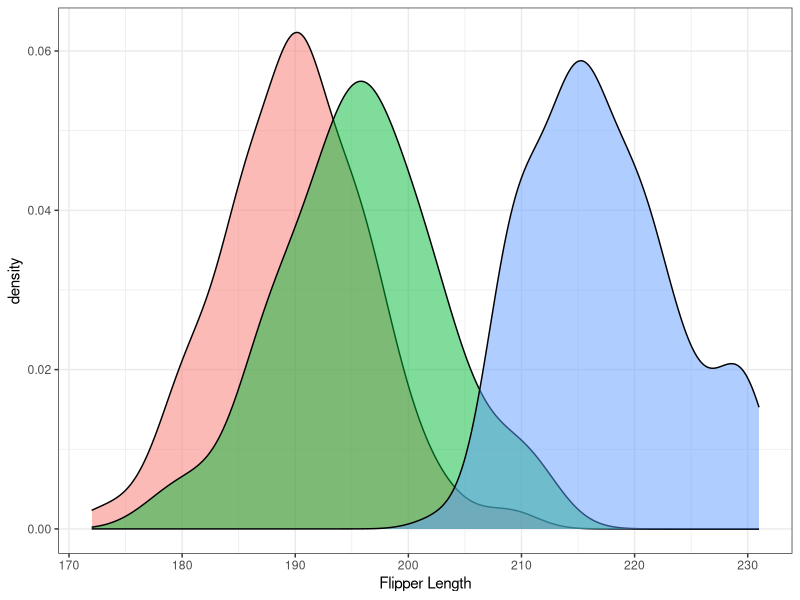
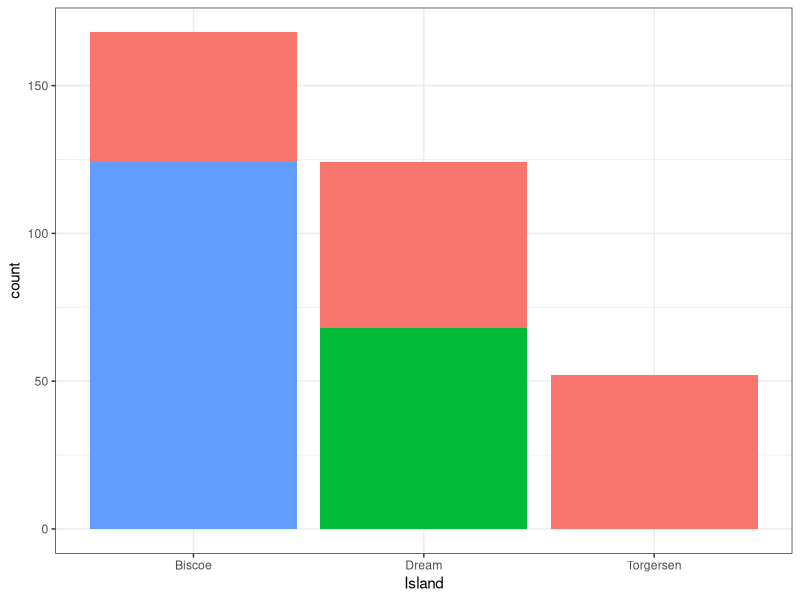
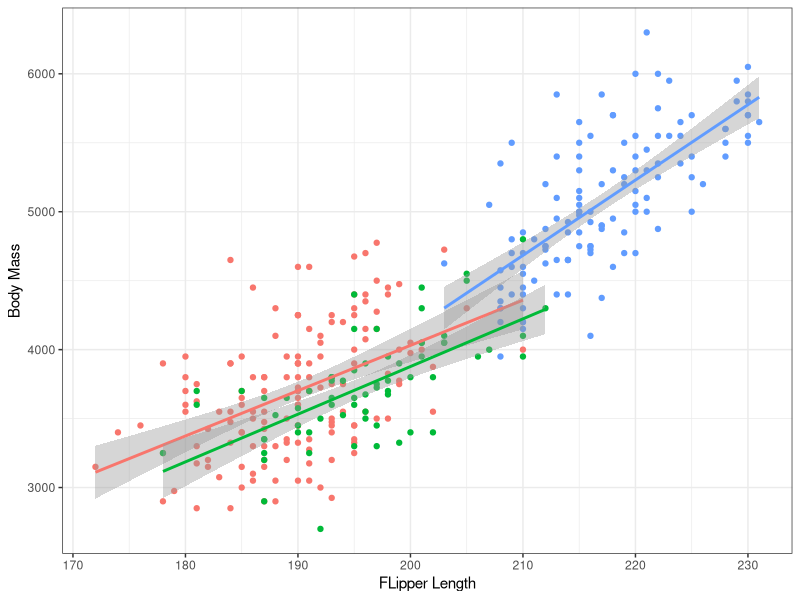
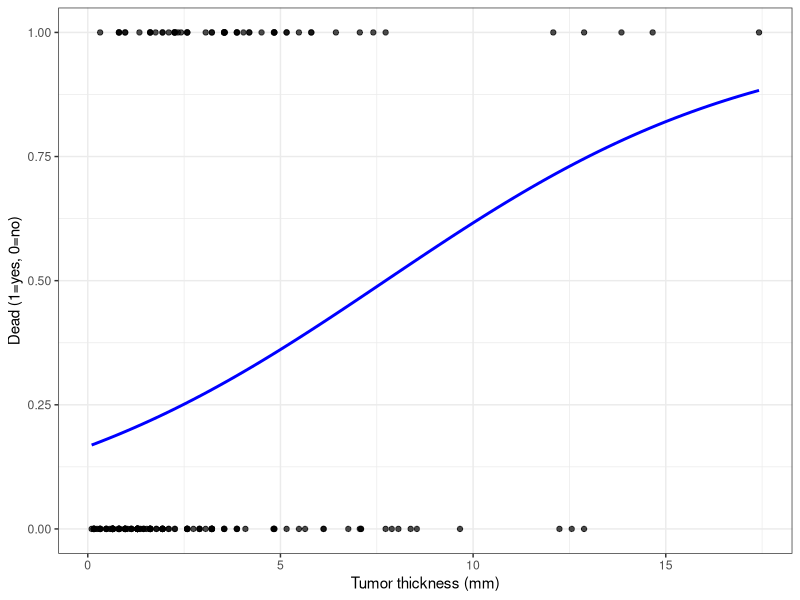

Recreate these plots in R, in order.
library(tidyverse)
library(palmerpenguins)

p <- ggplot(penguins, aes(x = flipper_length_mm, fill = species)) +
  geom_density(alpha = 0.5) +
  theme_bw() +
  theme(legend.position = "none") +
  labs(
    x = "Flipper Length",
    alt = "A density plot showing the distribution of flipper length by different species."
  )

ggsave(p, filename = "posts/img/num.png", height = 2, width = 3)

p <- ggplot(penguins, aes(x = island, fill = species)) +
  geom_bar() +
  theme_bw() +
  labs(
    x = "Island",
    alt = "A stacked bar plot showing the count by island and species of penguins."
  ) +
  theme(legend.position = "none")

ggsave(p, filename = "posts/img/cat.png", height = 2, width = 3)


p <- ggplot(
  penguins,
  aes(x = flipper_length_mm, y = body_mass_g, color = species)
) +
  geom_point() +
  stat_smooth(method = "lm") +
  theme_bw() +
  xlab("FLipper Length") +
  ylab("Body Mass") +
  labs(
    alt = "A scatter plot between Flipper Length and Body Mass. 
              The scatter plot is color coded by species and displays a trend line for each group. 
              There is a positive trend for each group."
  ) +
  theme(legend.position = "none")

ggsave(filename = "posts/img/linear.png", height = 2, width = 3)

library(MASS)
Melanoma$dead <- ifelse(Melanoma$status == 1, 1, 0)

p <- ggplot(Melanoma, aes(thickness, dead)) +
  geom_point(alpha = 0.7) +
  labs(
    x = "Tumor thickness (mm)",
    y = "Dead (1=yes, 0=no)",
    alt = "A scatter plot showing between Tumor thickness and Death Status. A logistic line is overlayed in the plot."
  ) +
  stat_smooth(
    method = "glm",
    se = F,
    method.args = list(family = "binomial"),
    color = "blue"
  ) +
  theme_bw()
ggsave(filename = "posts/img/logistic.png", height = 2, width = 3)
